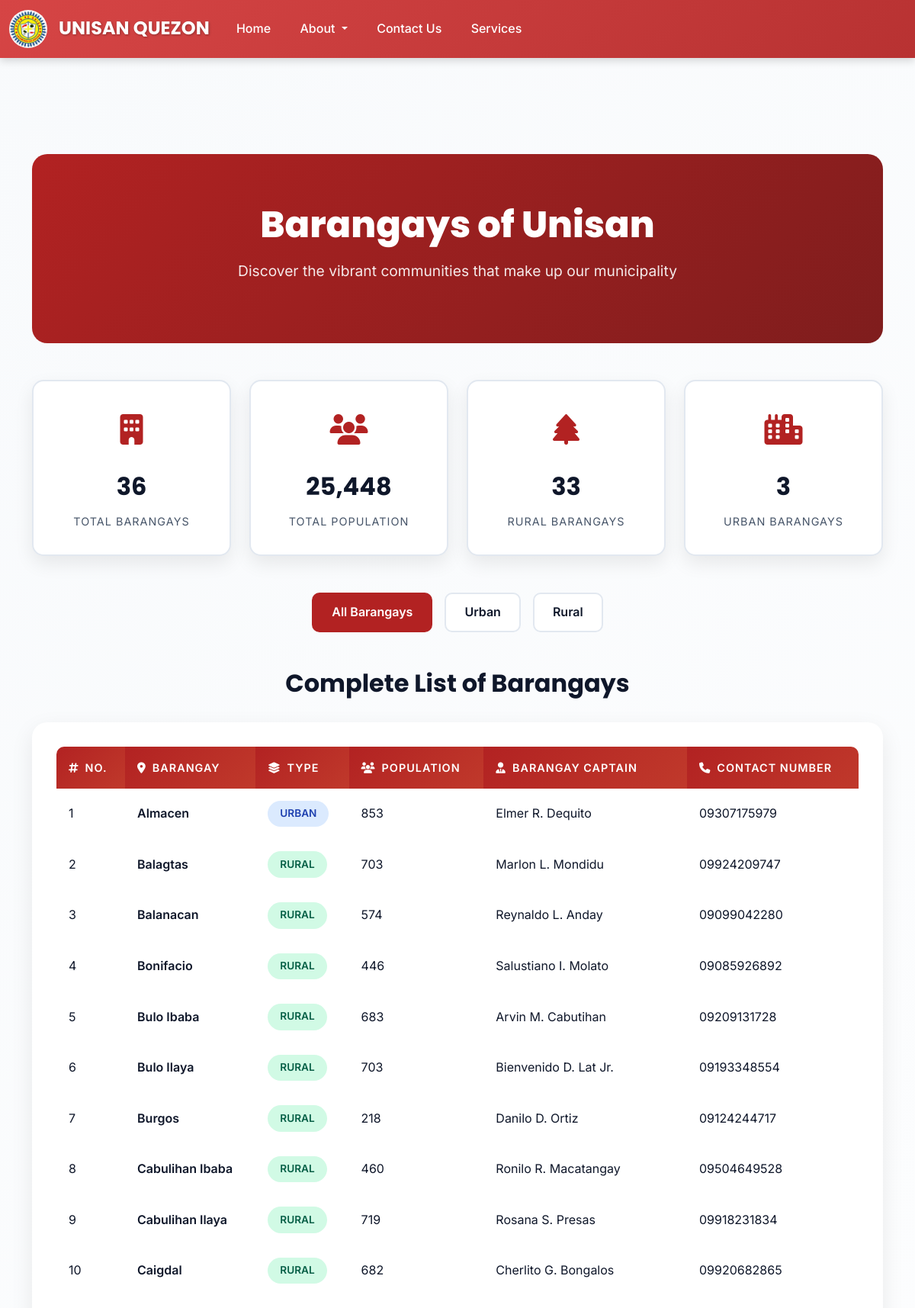
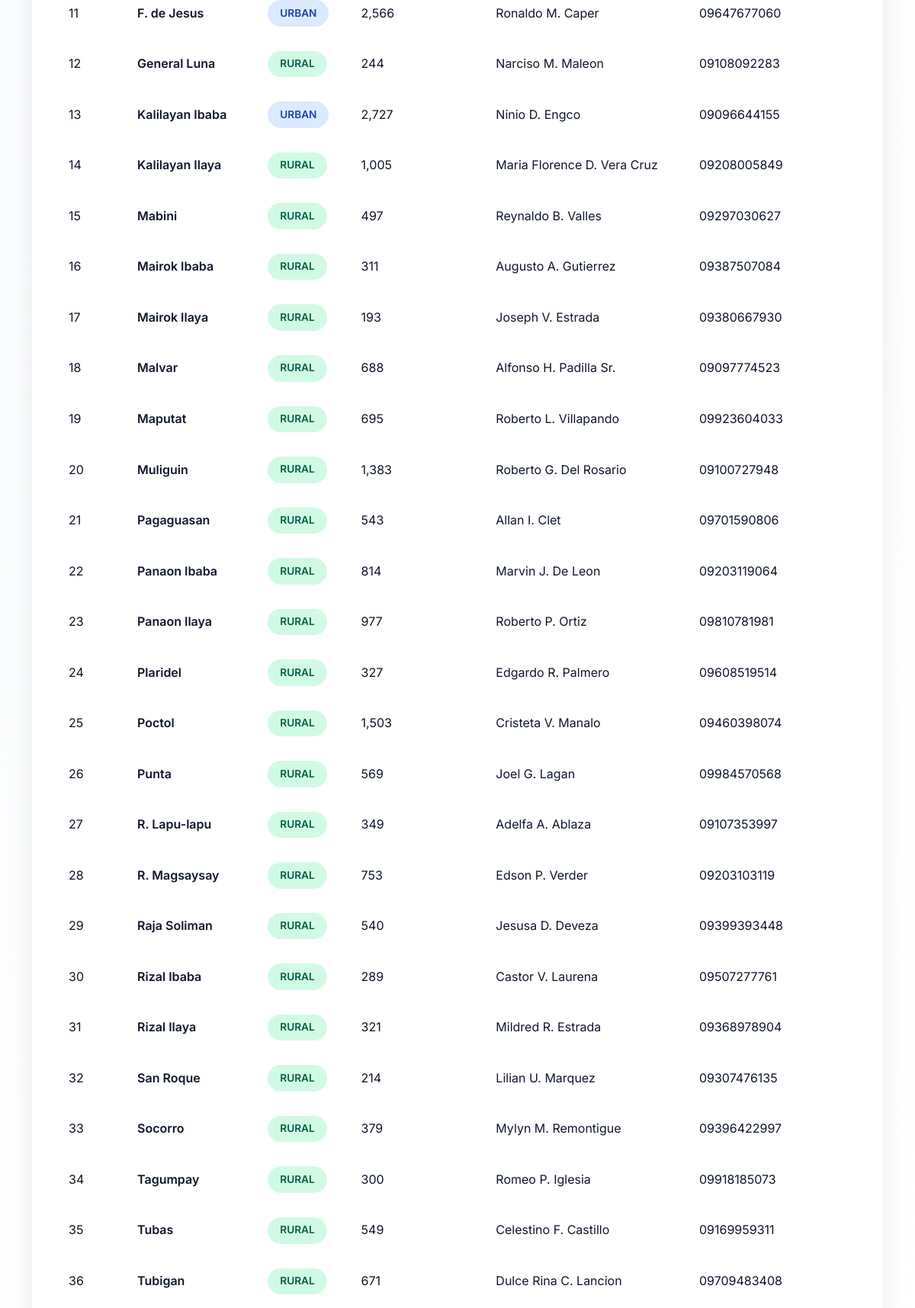
Page /baranggay.php (upper part) on the committed database (2 pictures, top to bottom).
### tables this page shows
CREATE TABLE `barangays` (
  `id` int(11) NOT NULL,
  `barangay_name` varchar(100) NOT NULL,
  `population` int(11) DEFAULT 0,
  `type` varchar(50) DEFAULT 'rural',
  `description` text DEFAULT NULL,
  `image` varchar(255) DEFAULT NULL,
  `captain_name` varchar(100) DEFAULT NULL,
  `barangay_captain` varchar(100) DEFAULT NULL,
  `contact_number` varchar(20) DEFAULT NULL,
  `created_at` timestamp NOT NULL DEFAULT current_timestamp()
);

### baranggay.php (the view, shortened to what this page needs)
<?php
include 'config.php';
$barangays = $conn->query("SELECT * FROM barangays ORDER BY barangay_name ASC");
$total_population_result = $conn->query("SELECT SUM(population) as total FROM barangays");
$total_population = $total_population_result->fetch_assoc()['total'] ?? 0;
$rural_count = $conn->query("SELECT COUNT(*) as total FROM barangays WHERE type='Rural'")->fetch_assoc()['total'];
$urban_count = $conn->query("SELECT COUNT(*) as total FROM barangays WHERE type='Urban'")->fetch_assoc()['total'];
$total_barangays = $rural_count + $urban_count;
?>
<!DOCTYPE html>
<html lang="en">
<head>
    <link href="https://cdn.jsdelivr.net/npm/bootstrap@5.3.0/dist/css/bootstrap.min.css" rel="stylesheet" />
    <link rel="stylesheet" href="https://cdnjs.cloudflare.com/ajax/libs/font-awesome/6.4.0/css/all.min.css">
</head>
<body>
    <?php include 'header.php'; ?>
    <div class="main-content">
        <div class="container">
            <div class="hero-section">
                <h1>Barangays of Unisan</h1>
                <p>Discover the vibrant communities that make up our municipality</p>
            </div>
            <div class="stats-container">
                <div class="stat-card">
                    <div class="stat-icon"><i class="fas fa-building"></i></div>
                    <div class="stat-number"><?= $total_barangays ?></div>
                    <div class="stat-label">Total Barangays</div>
                </div>
                <div class="stat-card">
                    <div class="stat-icon"><i class="fas fa-users"></i></div>
                    <div class="stat-number"><?= number_format($total_population) ?></div>
                    <div class="stat-label">Total Population</div>
                </div>
                <div class="stat-card">
                    <div class="stat-icon"><i class="fas fa-tree"></i></div>
                    <div class="stat-number"><?= $rural_count ?></div>
                    <div class="stat-label">Rural Barangays</div>
                </div>
                <div class="stat-card">
                    <div class="stat-icon"><i class="fas fa-city"></i></div>
                    <div class="stat-number"><?= $urban_count ?></div>
                    <div class="stat-label">Urban Barangays</div>
                </div>
            </div>
            <div class="filter-buttons">
                <button class="filter-btn active" onclick="filterBarangays('all')">All Barangays</button>
                <button class="filter-btn" onclick="filterBarangays('urban')">Urban</button>
                <button class="filter-btn" onclick="filterBarangays('rural')">Rural</button>
            </div>
            <h2 class="section-title">Complete List of Barangays</h2>
            <div class="table-container">
                <table class="barangay-table" id="barangayTable">
                    <thead>
                        <tr>
                            <th><i class="fas fa-hashtag me-2"></i>No.</th>
                            <th><i class="fas fa-map-marker-alt me-2"></i>Barangay</th>
                            <th><i class="fas fa-layer-group me-2"></i>Type</th>
                            <th><i class="fas fa-users me-2"></i>Population</th>
                            <th><i class="fas fa-user-tie me-2"></i>Barangay Captain</th>
                            <th><i class="fas fa-phone me-2"></i>Contact Number</th>
                        </tr>
                    </thead>
                    <tbody>
                        <?php
                        $counter = 1;
                        while($barangay = $barangays->fetch_assoc()):
                        ?>
                        <tr data-type="<?= strtolower($barangay['type']) ?>">
                            <td><?= $counter++ ?></td>
                            <td class="barangay-name"><?= htmlspecialchars($barangay['barangay_name']) ?></td>
                            <td>
                                <span class="type-badge <?= strtolower($barangay['type']) ?>">
                                    <?= $barangay['type'] ?>
                                </span>
                            </td>
                            <td><?= number_format($barangay['population']) ?></td>
                            <td><?= htmlspecialchars($barangay['barangay_captain']) ?></td>
                            <td><?= htmlspecialchars($barangay['contact_number']) ?></td>
                        </tr>
                        <?php endwhile; ?>
                    </tbody>
                </table>
            </div>
        </div>
    </div>
</body>
</html>

### baranggay.php (style rules this page uses)
:root { --primary-red: #b22222; --secondary-red: #c0392b; --light-red: #fca5a5; --accent-gold: #f59e0b; --dark-red: #7f1d1d; --light-gray: #f8fafc; --medium-gray: #64748b; --border-gray: #e2e8f0; --success-green: #10b981; --text-dark: #0f172a; --text-light: #475569; }
* { margin: 0; padding: 0; box-sizing: border-box; }
body { font-family: 'Inter', sans-serif; background: linear-gradient(135deg, var(--light-gray) 0%, #ffffff 100%); color: var(--text-dark); line-height: 1.6; }
.main-content { margin-top: 90px; padding: 2rem 0; }
.hero-section { background: linear-gradient(135deg, var(--primary-red) 0%, var(--dark-red) 100%); color: white; padding: 4rem 0; border-radius: 20px; margin-bottom: 3rem; text-align: center; }
.hero-section h1 { font-family: 'Poppins', sans-serif; font-weight: 800; font-size: 3rem; margin-bottom: 1rem; }
.hero-section p { font-size: 1.2rem; opacity: 0.9; }
.stats-container { display: grid; grid-template-columns: repeat(auto-fit, minmax(200px, 1fr)); gap: 1.5rem; margin-bottom: 3rem; }
.stat-card { background: white; border-radius: 15px; padding: 2rem; text-align: center; box-shadow: 0 10px 25px rgba(0,0,0,0.08); border: 2px solid var(--border-gray); transition: all 0.3s ease; }
.stat-icon { font-size: 2.5rem; color: var(--primary-red); margin-bottom: 1rem; }
.stat-number { font-family: 'Poppins', sans-serif; font-weight: 700; font-size: 2rem; color: var(--text-dark); margin-bottom: 0.5rem; }
.stat-label { color: var(--text-light); font-size: 0.9rem; text-transform: uppercase; letter-spacing: 1px; }
.section-title { font-family: 'Poppins', sans-serif; font-weight: 700; font-size: 2rem; color: var(--text-dark); margin: 3rem 0 1.5rem 0; text-align: center; }
.filter-buttons { display: flex; justify-content: center; gap: 1rem; margin: 2rem 0; flex-wrap: wrap; }
.filter-btn { padding: 0.7rem 1.5rem; border: 2px solid var(--border-gray); background: white; color: var(--text-dark); border-radius: 10px; font-weight: 600; cursor: pointer; transition: all 0.3s ease; }
.filter-btn:hover, .filter-btn.active { background: var(--primary-red); color: white; border-color: var(--primary-red); }
.table-container { background: white; border-radius: 20px; padding: 2rem; box-shadow: 0 10px 30px rgba(0,0,0,0.08); margin-top: 2rem; }
.barangay-table { width: 100%; border-collapse: separate; border-spacing: 0; }
.barangay-table thead th { background: linear-gradient(135deg, var(--primary-red) 0%, var(--secondary-red) 100%); color: white; padding: 1rem; text-align: left; font-weight: 600; font-size: 0.9rem; text-transform: uppercase; letter-spacing: 1px; }
.barangay-table thead th:first-child { border-radius: 10px 0 0 0; }
.barangay-table thead th:last-child { border-radius: 0 10px 0 0; }
.barangay-table tbody tr { border-bottom: 1px solid var(--border-gray); transition: all 0.3s ease; }
.barangay-table tbody td { padding: 1rem; color: var(--text-dark); }
.barangay-name { font-weight: 600; color: var(--primary-red); }
.type-badge { padding: 0.4rem 1rem; border-radius: 20px; font-size: 0.85rem; font-weight: 600; text-transform: uppercase; display: inline-block; }
.type-badge.rural { background: #d1fae5; color: #065f46; }
.type-badge.urban { background: #dbeafe; color: #1e40af; }

### header.php (style rules this page uses)
body { padding-top: 80px; }

### rows in the picture
barangays: barangay_name "Almacen", type "URBAN", population "853", barangay_captain "Elmer R. Dequito", contact_number "09307175979"
barangays: barangay_name "Balagtas", type "RURAL", population "703", barangay_captain "Marlon L. Mondidu", contact_number "09924209747"
barangays: barangay_name "Balanacan", type "RURAL", population "574", barangay_captain "Reynaldo L. Anday", contact_number "09099042280"
barangays: barangay_name "Bonifacio", type "RURAL", population "446", barangay_captain "Salustiano I. Molato", contact_number "09085926892"
barangays: barangay_name "Bulo Ibaba", type "RURAL", population "683", barangay_captain "Arvin M. Cabutihan", contact_number "09209131728"
barangays: barangay_name "Bulo Ilaya", type "RURAL", population "703", barangay_captain "Bienvenido D. Lat Jr.", contact_number "09193348554"
barangays: barangay_name "Burgos", type "RURAL", population "218", barangay_captain "Danilo D. Ortiz", contact_number "09124244717"
barangays: barangay_name "Cabulihan Ibaba", type "RURAL", population "460", barangay_captain "Ronilo R. Macatangay", contact_number "09504649528"
barangays: barangay_name "Cabulihan Ilaya", type "RURAL", population "719", barangay_captain "Rosana S. Presas", contact_number "09918231834"
barangays: barangay_name "Caigdal", type "RURAL", population "682", barangay_captain "Cherlito G. Bongalos", contact_number "09920682865"
barangays: barangay_name "F. de Jesus", type "URBAN", population "2,566", barangay_captain "Ronaldo M. Caper", contact_number "09647677060"
barangays: barangay_name "General Luna", type "RURAL", population "244", barangay_captain "Narciso M. Maleon", contact_number "09108092283"
barangays: barangay_name "Kalilayan Ibaba", type "URBAN", population "2,727", barangay_captain "Ninio D. Engco", contact_number "09096644155"
barangays: barangay_name "Kalilayan Ilaya", type "RURAL", population "1,005", barangay_captain "Maria Florence D. Vera Cruz", contact_number "09208005849"
barangays: barangay_name "Mabini", type "RURAL", population "497", barangay_captain "Reynaldo B. Valles", contact_number "09297030627"
barangays: barangay_name "Mairok Ibaba", type "RURAL", population "311", barangay_captain "Augusto A. Gutierrez", contact_number "09387507084"
barangays: barangay_name "Mairok Ilaya", type "RURAL", population "193", barangay_captain "Joseph V. Estrada", contact_number "09380667930"
barangays: barangay_name "Malvar", type "RURAL", population "688", barangay_captain "Alfonso H. Padilla Sr.", contact_number "09097774523"
barangays: barangay_name "Maputat", type "RURAL", population "695", barangay_captain "Roberto L. Villapando", contact_number "09923604033"
barangays: barangay_name "Muliguin", type "RURAL", population "1,383", barangay_captain "Roberto G. Del Rosario", contact_number "09100727948"
barangays: barangay_name "Pagaguasan", type "RURAL", population "543", barangay_captain "Allan I. Clet", contact_number "09701590806"
barangays: barangay_name "Panaon Ibaba", type "RURAL", population "814", barangay_captain "Marvin J. De Leon", contact_number "09203119064"
barangays: barangay_name "Panaon Ilaya", type "RURAL", population "977", barangay_captain "Roberto P. Ortiz", contact_number "09810781981"
barangays: barangay_name "Plaridel", type "RURAL", population "327", barangay_captain "Edgardo R. Palmero", contact_number "09608519514"
barangays: barangay_name "Poctol", type "RURAL", population "1,503", barangay_captain "Cristeta V. Manalo", contact_number "09460398074"
barangays: barangay_name "Punta", type "RURAL", population "569", barangay_captain "Joel G. Lagan", contact_number "09984570568"
barangays: barangay_name "R. Lapu-lapu", type "RURAL", population "349", barangay_captain "Adelfa A. Ablaza", contact_number "09107353997"
barangays: barangay_name "R. Magsaysay", type "RURAL", population "753", barangay_captain "Edson P. Verder", contact_number "09203103119"
barangays: barangay_name "Raja Soliman", type "RURAL", population "540", barangay_captain "Jesusa D. Deveza", contact_number "09399393448"
barangays: barangay_name "Rizal Ibaba", type "RURAL", population "289", barangay_captain "Castor V. Laurena", contact_number "09507277761"
barangays: barangay_name "Rizal Ilaya", type "RURAL", population "321", barangay_captain "Mildred R. Estrada", contact_number "09368978904"
barangays: barangay_name "San Roque", type "RURAL", population "214", barangay_captain "Lilian U. Marquez", contact_number "09307476135"
barangays: barangay_name "Socorro", type "RURAL", population "379", barangay_captain "Mylyn M. Remontigue", contact_number "09396422997"
barangays: barangay_name "Tagumpay", type "RURAL", population "300", barangay_captain "Romeo P. Iglesia", contact_number "09918185073"
barangays: barangay_name "Tubas", type "RURAL", population "549", barangay_captain "Celestino F. Castillo", contact_number "09169959311"
barangays: barangay_name "Tubigan", type "RURAL", population "671", barangay_captain "Dulce Rina C. Lancion", contact_number "09709483408"

### other values in the picture
$total_barangays "36"
$total_population "25,448"
$rural_count "33"
$urban_count "3"
